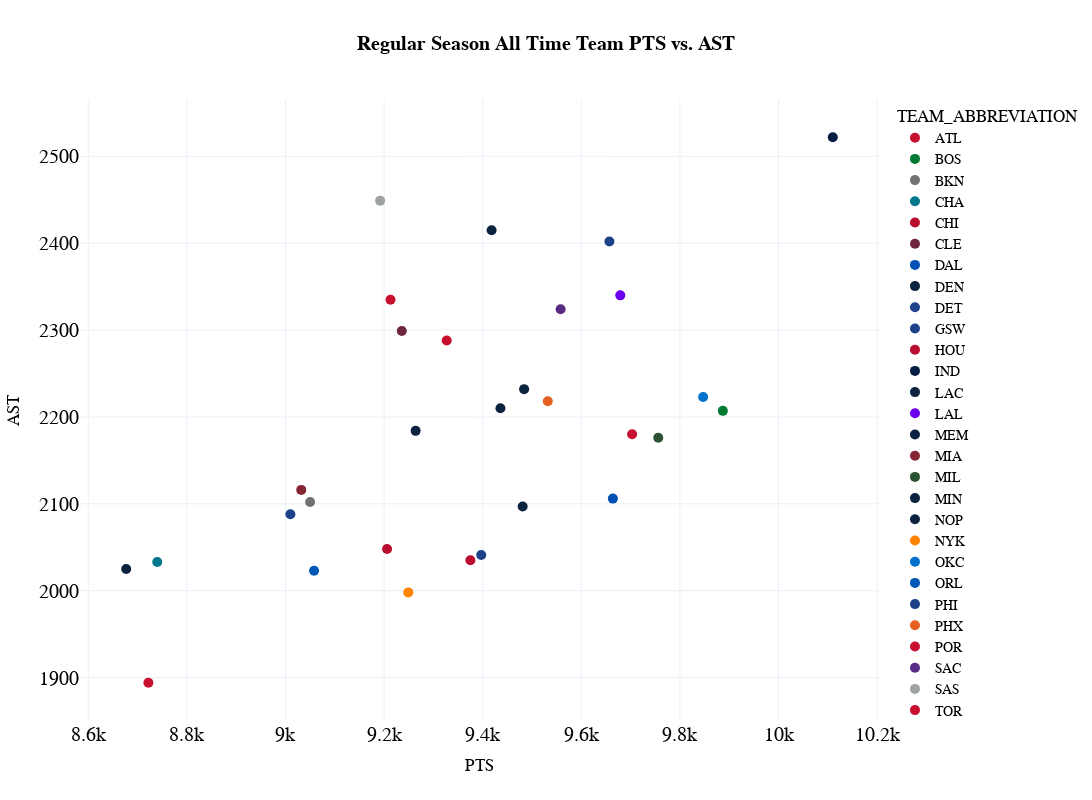

The notebook cell this image was saved under:
### Code cell
cat1="PTS"
cat2="AST"

fig_scatter = px.scatter(
  df_totals, 
  x=cat1, 
  y=cat2,
  color='TEAM_ABBREVIATION',
color_discrete_map=team_color_dict,     
  title="<b>Regular Season All Time Team {} vs. {}</b>".format(cat1,cat2),
  template="plotly_white",
  hover_data=['TEAM_NAME', 'GP', 'MIN', 'FGM', 'FGA', 'FG_PCT', 'FG3M', 'FG3A', 'FG3_PCT', 'FTM', 'FTA', 'OREB',
       'DREB', 'REB', 'AST', 'STL', 'BLK', 'TOV', 'PF', 'PTS', 'PLUS_MINUS'], 
  height=800, 
  width=1200,
  )

fig_scatter.update_layout(
    title_x=0.5,
    hoverlabel=dict(
        bgcolor="white",
        font_size=16,
        font_family="PT Sans Narrow"
    ),
    yaxis = dict(tickfont = dict(size=20)),
    xaxis = dict(tickfont = dict(size=20)),
    font=dict(
        family="PT Sans Narrow",
        size=14,
        color="Black"
    ),
    title_font_family="PT Sans Narrow"
)
fig_scatter.update_traces(marker={'size': 10})

fig_scatter

### Figure 1 — Plotly figure (JSON) as saved in the notebook; plotly's stock layout.template omitted (floating-point values rounded to 4 significant figures)
{"data": [{"customdata": [["Atlanta Hawks", 82, 19855, 3529, 7584, 0.465, 1125, 3092, 0.364, 1520, 1906, 1024, 2639, 3663, 616, 369, 1110, 1522, -179]], "hovertemplate": "TEAM_ABBREVIATION=ATL<br>PTS=%{x}<br>AST=%{y}<br>TEAM_NAME=%{customdata[0]}<br>GP=%{customdata[1]}<br>MIN=%{customdata[2]}<br>FGM=%{customdata[3]}<br>FGA=%{customdata[4]}<br>FG_PCT=%{customdata[5]}<br>FG3M=%{customdata[6]}<br>FG3A=%{customdata[7]}<br>FG3_PCT=%{customdata[8]}<br>FTM=%{customdata[9]}<br>FTA=%{customdata[10]}<br>OREB=%{customdata[11]}<br>DREB=%{customdata[12]}<br>REB=%{customdata[13]}<br>STL=%{customdata[14]}<br>BLK=%{customdata[15]}<br>TOV=%{customdata[16]}<br>PF=%{customdata[17]}<br>PLUS_MINUS=%{customdata[18]}<extra></extra>", "legendgroup": "ATL", "marker": {"color": "#C8102E", "size": 10, "symbol": "circle"}, "mode": "markers", "name": "ATL", "orientation": "v", "showlegend": true, "type": "scatter", "x": [9703], "xaxis": "x", "y": [2180], "yaxis": "y"}, {"customdata": [["Boston Celtics", 82, 19830, 3601, 7396, 0.487, 1351, 3482, 0.388, 1334, 1654, 876, 2923, 3799, 557, 538, 979, 1326, 930]], "hovertemplate": "TEAM_ABBREVIATION=BOS<br>PTS=%{x}<br>AST=%{y}<br>TEAM_NAME=%{customdata[0]}<br>GP=%{customdata[1]}<br>MIN=%{customdata[2]}<br>FGM=%{customdata[3]}<br>FGA=%{customdata[4]}<br>FG_PCT=%{customdata[5]}<br>FG3M=%{customdata[6]}<br>FG3A=%{customdata[7]}<br>FG3_PCT=%{customdata[8]}<br>FTM=%{customdata[9]}<br>FTA=%{customdata[10]}<br>OREB=%{customdata[11]}<br>DREB=%{customdata[12]}<br>REB=%{customdata[13]}<br>STL=%{customdata[14]}<br>BLK=%{customdata[15]}<br>TOV=%{customdata[16]}<br>PF=%{customdata[17]}<br>PLUS_MINUS=%{customdata[18]}<extra></extra>", "legendgroup": "BOS", "marker": {"color": "#007A33", "size": 10, "symbol": "circle"}, "mode": "markers", "name": "BOS", "orientation": "v", "showlegend": true, "type": "scatter", "x": [9887], "xaxis": "x", "y": [2207], "yaxis": "y"}, {"customdata": [["Brooklyn Nets", 82, 19805, 3334, 7307, 0.456, 1089, 3010, 0.362, 1293, 1711, 938, 2675, 3613, 556, 424, 1076, 1516, -237]], "hovertemplate": "TEAM_ABBREVIATION=BKN<br>PTS=%{x}<br>AST=%{y}<br>TEAM_NAME=%{customdata[0]}<br>GP=%{customdata[1]}<br>MIN=%{customdata[2]}<br>FGM=%{customdata[3]}<br>FGA=%{customdata[4]}<br>FG_PCT=%{customdata[5]}<br>FG3M=%{customdata[6]}<br>FG3A=%{customdata[7]}<br>FG3_PCT=%{customdata[8]}<br>FTM=%{customdata[9]}<br>FTA=%{customdata[10]}<br>OREB=%{customdata[11]}<br>DREB=%{customdata[12]}<br>REB=%{customdata[13]}<br>STL=%{customdata[14]}<br>BLK=%{customdata[15]}<br>TOV=%{customdata[16]}<br>PF=%{customdata[17]}<br>PLUS_MINUS=%{customdata[18]}<extra></extra>", "legendgroup": "BKN", "marker": {"color": "#707372", "size": 10, "symbol": "circle"}, "mode": "markers", "name": "BKN", "orientation": "v", "showlegend": true, "type": "scatter", "x": [9050], "xaxis": "x", "y": [2102], "yaxis": "y"}, {"customdata": [["Charlotte Hornets", 82, 19730, 3281, 7133, 0.46, 989, 2788, 0.355, 1189, 1512, 765, 2538, 3303, 562, 371, 1129, 1472, -840]], "hovertemplate": "TEAM_ABBREVIATION=CHA<br>PTS=%{x}<br>AST=%{y}<br>TEAM_NAME=%{customdata[0]}<br>GP=%{customdata[1]}<br>MIN=%{customdata[2]}<br>FGM=%{customdata[3]}<br>FGA=%{customdata[4]}<br>FG_PCT=%{customdata[5]}<br>FG3M=%{customdata[6]}<br>FG3A=%{customdata[7]}<br>FG3_PCT=%{customdata[8]}<br>FTM=%{customdata[9]}<br>FTA=%{customdata[10]}<br>OREB=%{customdata[11]}<br>DREB=%{customdata[12]}<br>REB=%{customdata[13]}<br>STL=%{customdata[14]}<br>BLK=%{customdata[15]}<br>TOV=%{customdata[16]}<br>PF=%{customdata[17]}<br>PLUS_MINUS=%{customdata[18]}<extra></extra>", "legendgroup": "CHA", "marker": {"color": "#00778B", "size": 10, "symbol": "circle"}, "mode": "markers", "name": "CHA", "orientation": "v", "showlegend": true, "type": "scatter", "x": [8740], "xaxis": "x", "y": [2033], "yaxis": "y"}, {"customdata": [["Chicago Bulls", 82, 19980, 3448, 7339, 0.47, 941, 2630, 0.358, 1369, 1731, 916, 2677, 3593, 638, 394, 1004, 1541, -118]], "hovertemplate": "TEAM_ABBREVIATION=CHI<br>PTS=%{x}<br>AST=%{y}<br>TEAM_NAME=%{customdata[0]}<br>GP=%{customdata[1]}<br>MIN=%{customdata[2]}<br>FGM=%{customdata[3]}<br>FGA=%{customdata[4]}<br>FG_PCT=%{customdata[5]}<br>FG3M=%{customdata[6]}<br>FG3A=%{customdata[7]}<br>FG3_PCT=%{customdata[8]}<br>FTM=%{customdata[9]}<br>FTA=%{customdata[10]}<br>OREB=%{customdata[11]}<br>DREB=%{customdata[12]}<br>REB=%{customdata[13]}<br>STL=%{customdata[14]}<br>BLK=%{customdata[15]}<br>TOV=%{customdata[16]}<br>PF=%{customdata[17]}<br>PLUS_MINUS=%{customdata[18]}<extra></extra>", "legendgroup": "CHI", "marker": {"color": "#BA0C2F", "size": 10, "symbol": "circle"}, "mode": "markers", "name": "CHI", "orientation": "v", "showlegend": true, "type": "scatter", "x": [9206], "xaxis": "x", "y": [2048], "yaxis": "y"}, {"customdata": [["Cleveland Cavaliers", 82, 19805, 3425, 7148, 0.479, 1108, 3016, 0.367, 1278, 1671, 807, 2742, 3549, 605, 380, 1112, 1436, 198]], "hovertemplate": "TEAM_ABBREVIATION=CLE<br>PTS=%{x}<br>AST=%{y}<br>TEAM_NAME=%{customdata[0]}<br>GP=%{customdata[1]}<br>MIN=%{customdata[2]}<br>FGM=%{customdata[3]}<br>FGA=%{customdata[4]}<br>FG_PCT=%{customdata[5]}<br>FG3M=%{customdata[6]}<br>FG3A=%{customdata[7]}<br>FG3_PCT=%{customdata[8]}<br>FTM=%{customdata[9]}<br>FTA=%{customdata[10]}<br>OREB=%{customdata[11]}<br>DREB=%{customdata[12]}<br>REB=%{customdata[13]}<br>STL=%{customdata[14]}<br>BLK=%{customdata[15]}<br>TOV=%{customdata[16]}<br>PF=%{customdata[17]}<br>PLUS_MINUS=%{customdata[18]}<extra></extra>", "legendgroup": "CLE", "marker": {"color": "#6F263D", "size": 10, "symbol": "circle"}, "mode": "markers", "name": "CLE", "orientation": "v", "showlegend": true, "type": "scatter", "x": [9236], "xaxis": "x", "y": [2299], "yaxis": "y"}, {"customdata": [["Dallas Mavericks", 82, 19705, 3535, 7352, 0.481, 1197, 3242, 0.369, 1397, 1842, 797, 2724, 3521, 563, 406, 1027, 1500, 181]], "hovertemplate": "TEAM_ABBREVIATION=DAL<br>PTS=%{x}<br>AST=%{y}<br>TEAM_NAME=%{customdata[0]}<br>GP=%{customdata[1]}<br>MIN=%{customdata[2]}<br>FGM=%{customdata[3]}<br>FGA=%{customdata[4]}<br>FG_PCT=%{customdata[5]}<br>FG3M=%{customdata[6]}<br>FG3A=%{customdata[7]}<br>FG3_PCT=%{customdata[8]}<br>FTM=%{customdata[9]}<br>FTA=%{customdata[10]}<br>OREB=%{customdata[11]}<br>DREB=%{customdata[12]}<br>REB=%{customdata[13]}<br>STL=%{customdata[14]}<br>BLK=%{customdata[15]}<br>TOV=%{customdata[16]}<br>PF=%{customdata[17]}<br>PLUS_MINUS=%{customdata[18]}<extra></extra>", "legendgroup": "DAL", "marker": {"color": "#0050B5", "size": 10, "symbol": "circle"}, "mode": "markers", "name": "DAL", "orientation": "v", "showlegend": true, "type": "scatter", "x": [9664], "xaxis": "x", "y": [2106], "yaxis": "y"}, {"customdata": [["Denver Nuggets", 82, 19705, 3610, 7279, 0.496, 958, 2560, 0.374, 1240, 1628, 881, 2763, 3644, 585, 457, 1036, 1489, 431]], "hovertemplate": "TEAM_ABBREVIATION=DEN<br>PTS=%{x}<br>AST=%{y}<br>TEAM_NAME=%{customdata[0]}<br>GP=%{customdata[1]}<br>MIN=%{customdata[2]}<br>FGM=%{customdata[3]}<br>FGA=%{customdata[4]}<br>FG_PCT=%{customdata[5]}<br>FG3M=%{customdata[6]}<br>FG3A=%{customdata[7]}<br>FG3_PCT=%{customdata[8]}<br>FTM=%{customdata[9]}<br>FTA=%{customdata[10]}<br>OREB=%{customdata[11]}<br>DREB=%{customdata[12]}<br>REB=%{customdata[13]}<br>STL=%{customdata[14]}<br>BLK=%{customdata[15]}<br>TOV=%{customdata[16]}<br>PF=%{customdata[17]}<br>PLUS_MINUS=%{customdata[18]}<extra></extra>", "legendgroup": "DEN", "marker": {"color": "#0C2340", "size": 10, "symbol": "circle"}, "mode": "markers", "name": "DEN", "orientation": "v", "showlegend": true, "type": "scatter", "x": [9418], "xaxis": "x", "y": [2415], "yaxis": "y"}, {"customdata": [["Detroit Pistons", 82, 19755, 3353, 7236, 0.463, 906, 2602, 0.348, 1398, 1780, 861, 2692, 3553, 531, 384, 1248, 1688, -747]], "hovertemplate": "TEAM_ABBREVIATION=DET<br>PTS=%{x}<br>AST=%{y}<br>TEAM_NAME=%{customdata[0]}<br>GP=%{customdata[1]}<br>MIN=%{customdata[2]}<br>FGM=%{customdata[3]}<br>FGA=%{customdata[4]}<br>FG_PCT=%{customdata[5]}<br>FG3M=%{customdata[6]}<br>FG3A=%{customdata[7]}<br>FG3_PCT=%{customdata[8]}<br>FTM=%{customdata[9]}<br>FTA=%{customdata[10]}<br>OREB=%{customdata[11]}<br>DREB=%{customdata[12]}<br>REB=%{customdata[13]}<br>STL=%{customdata[14]}<br>BLK=%{customdata[15]}<br>TOV=%{customdata[16]}<br>PF=%{customdata[17]}<br>PLUS_MINUS=%{customdata[18]}<extra></extra>", "legendgroup": "DET", "marker": {"color": "#1D4289", "size": 10, "symbol": "circle"}, "mode": "markers", "name": "DET", "orientation": "v", "showlegend": true, "type": "scatter", "x": [9010], "xaxis": "x", "y": [2088], "yaxis": "y"}, {"customdata": [["Golden State Warriors", 82, 19830, 3582, 7515, 0.477, 1211, 3191, 0.38, 1282, 1644, 996, 2834, 3830, 572, 377, 1174, 1598, 214]], "hovertemplate": "TEAM_ABBREVIATION=GSW<br>PTS=%{x}<br>AST=%{y}<br>TEAM_NAME=%{customdata[0]}<br>GP=%{customdata[1]}<br>MIN=%{customdata[2]}<br>FGM=%{customdata[3]}<br>FGA=%{customdata[4]}<br>FG_PCT=%{customdata[5]}<br>FG3M=%{customdata[6]}<br>FG3A=%{customdata[7]}<br>FG3_PCT=%{customdata[8]}<br>FTM=%{customdata[9]}<br>FTA=%{customdata[10]}<br>OREB=%{customdata[11]}<br>DREB=%{customdata[12]}<br>REB=%{customdata[13]}<br>STL=%{customdata[14]}<br>BLK=%{customdata[15]}<br>TOV=%{customdata[16]}<br>PF=%{customdata[17]}<br>PLUS_MINUS=%{customdata[18]}<extra></extra>", "legendgroup": "GSW", "marker": {"color": "#1D4289", "size": 10, "symbol": "circle"}, "mode": "markers", "name": "GSW", "orientation": "v", "showlegend": true, "type": "scatter", "x": [9657], "xaxis": "x", "y": [2402], "yaxis": "y"}, {"customdata": [["Houston Rockets", 82, 19855, 3425, 7459, 0.459, 1043, 2964, 0.352, 1482, 1916, 940, 2787, 3727, 639, 375, 1045, 1702, 92]], "hovertemplate": "TEAM_ABBREVIATION=HOU<br>PTS=%{x}<br>AST=%{y}<br>TEAM_NAME=%{customdata[0]}<br>GP=%{customdata[1]}<br>MIN=%{customdata[2]}<br>FGM=%{customdata[3]}<br>FGA=%{customdata[4]}<br>FG_PCT=%{customdata[5]}<br>FG3M=%{customdata[6]}<br>FG3A=%{customdata[7]}<br>FG3_PCT=%{customdata[8]}<br>FTM=%{customdata[9]}<br>FTA=%{customdata[10]}<br>OREB=%{customdata[11]}<br>DREB=%{customdata[12]}<br>REB=%{customdata[13]}<br>STL=%{customdata[14]}<br>BLK=%{customdata[15]}<br>TOV=%{customdata[16]}<br>PF=%{customdata[17]}<br>PLUS_MINUS=%{customdata[18]}<extra></extra>", "legendgroup": "HOU", "marker": {"color": "#BA0C2F", "size": 10, "symbol": "circle"}, "mode": "markers", "name": "HOU", "orientation": "v", "showlegend": true, "type": "scatter", "x": [9375], "xaxis": "x", "y": [2035], "yaxis": "y"}, {"customdata": [["Indiana Pacers", 82, 19705, 3855, 7599, 0.507, 1082, 2891, 0.374, 1318, 1685, 827, 2578, 3405, 631, 481, 1059, 1756, 250]], "hovertemplate": "TEAM_ABBREVIATION=IND<br>PTS=%{x}<br>AST=%{y}<br>TEAM_NAME=%{customdata[0]}<br>GP=%{customdata[1]}<br>MIN=%{customdata[2]}<br>FGM=%{customdata[3]}<br>FGA=%{customdata[4]}<br>FG_PCT=%{customdata[5]}<br>FG3M=%{customdata[6]}<br>FG3A=%{customdata[7]}<br>FG3_PCT=%{customdata[8]}<br>FTM=%{customdata[9]}<br>FTA=%{customdata[10]}<br>OREB=%{customdata[11]}<br>DREB=%{customdata[12]}<br>REB=%{customdata[13]}<br>STL=%{customdata[14]}<br>BLK=%{customdata[15]}<br>TOV=%{customdata[16]}<br>PF=%{customdata[17]}<br>PLUS_MINUS=%{customdata[18]}<extra></extra>", "legendgroup": "IND", "marker": {"color": "#041E42", "size": 10, "symbol": "circle"}, "mode": "markers", "name": "IND", "orientation": "v", "showlegend": true, "type": "scatter", "x": [10110], "xaxis": "x", "y": [2522], "yaxis": "y"}, {"customdata": [["LA Clippers", 82, 19705, 3473, 7108, 0.489, 1036, 2719, 0.381, 1499, 1817, 822, 2701, 3523, 640, 413, 1078, 1519, 269]], "hovertemplate": "TEAM_ABBREVIATION=LAC<br>PTS=%{x}<br>AST=%{y}<br>TEAM_NAME=%{customdata[0]}<br>GP=%{customdata[1]}<br>MIN=%{customdata[2]}<br>FGM=%{customdata[3]}<br>FGA=%{customdata[4]}<br>FG_PCT=%{customdata[5]}<br>FG3M=%{customdata[6]}<br>FG3A=%{customdata[7]}<br>FG3_PCT=%{customdata[8]}<br>FTM=%{customdata[9]}<br>FTA=%{customdata[10]}<br>OREB=%{customdata[11]}<br>DREB=%{customdata[12]}<br>REB=%{customdata[13]}<br>STL=%{customdata[14]}<br>BLK=%{customdata[15]}<br>TOV=%{customdata[16]}<br>PF=%{customdata[17]}<br>PLUS_MINUS=%{customdata[18]}<extra></extra>", "legendgroup": "LAC", "marker": {"color": "#0C2340", "size": 10, "symbol": "circle"}, "mode": "markers", "name": "LAC", "orientation": "v", "showlegend": true, "type": "scatter", "x": [9481], "xaxis": "x", "y": [2097], "yaxis": "y"}, {"customdata": [["Los Angeles Lakers", 82, 19855, 3580, 7177, 0.499, 969, 2572, 0.377, 1550, 1983, 676, 2859, 3535, 605, 453, 1146, 1283, 49]], "hovertemplate": "TEAM_ABBREVIATION=LAL<br>PTS=%{x}<br>AST=%{y}<br>TEAM_NAME=%{customdata[0]}<br>GP=%{customdata[1]}<br>MIN=%{customdata[2]}<br>FGM=%{customdata[3]}<br>FGA=%{customdata[4]}<br>FG_PCT=%{customdata[5]}<br>FG3M=%{customdata[6]}<br>FG3A=%{customdata[7]}<br>FG3_PCT=%{customdata[8]}<br>FTM=%{customdata[9]}<br>FTA=%{customdata[10]}<br>OREB=%{customdata[11]}<br>DREB=%{customdata[12]}<br>REB=%{customdata[13]}<br>STL=%{customdata[14]}<br>BLK=%{customdata[15]}<br>TOV=%{customdata[16]}<br>PF=%{customdata[17]}<br>PLUS_MINUS=%{customdata[18]}<extra></extra>", "legendgroup": "LAL", "marker": {"color": "#6a00ed", "size": 10, "symbol": "circle"}, "mode": "markers", "name": "LAL", "orientation": "v", "showlegend": true, "type": "scatter", "x": [9679], "xaxis": "x", "y": [2340], "yaxis": "y"}, {"customdata": [["Memphis Grizzlies", 82, 19780, 3145, 7230, 0.435, 1071, 3097, 0.346, 1316, 1722, 896, 2598, 3494, 673, 501, 1236, 1563, -574]], "hovertemplate": "TEAM_ABBREVIATION=MEM<br>PTS=%{x}<br>AST=%{y}<br>TEAM_NAME=%{customdata[0]}<br>GP=%{customdata[1]}<br>MIN=%{customdata[2]}<br>FGM=%{customdata[3]}<br>FGA=%{customdata[4]}<br>FG_PCT=%{customdata[5]}<br>FG3M=%{customdata[6]}<br>FG3A=%{customdata[7]}<br>FG3_PCT=%{customdata[8]}<br>FTM=%{customdata[9]}<br>FTA=%{customdata[10]}<br>OREB=%{customdata[11]}<br>DREB=%{customdata[12]}<br>REB=%{customdata[13]}<br>STL=%{customdata[14]}<br>BLK=%{customdata[15]}<br>TOV=%{customdata[16]}<br>PF=%{customdata[17]}<br>PLUS_MINUS=%{customdata[18]}<extra></extra>", "legendgroup": "MEM", "marker": {"color": "#0C2340", "size": 10, "symbol": "circle"}, "mode": "markers", "name": "MEM", "orientation": "v", "showlegend": true, "type": "scatter", "x": [8677], "xaxis": "x", "y": [2025], "yaxis": "y"}, {"customdata": [["Miami Heat", 82, 19755, 3266, 7022, 0.465, 1022, 2765, 0.37, 1478, 1806, 766, 2702, 3468, 617, 280, 1038, 1415, 144]], "hovertemplate": "TEAM_ABBREVIATION=MIA<br>PTS=%{x}<br>AST=%{y}<br>TEAM_NAME=%{customdata[0]}<br>GP=%{customdata[1]}<br>MIN=%{customdata[2]}<br>FGM=%{customdata[3]}<br>FGA=%{customdata[4]}<br>FG_PCT=%{customdata[5]}<br>FG3M=%{customdata[6]}<br>FG3A=%{customdata[7]}<br>FG3_PCT=%{customdata[8]}<br>FTM=%{customdata[9]}<br>FTA=%{customdata[10]}<br>OREB=%{customdata[11]}<br>DREB=%{customdata[12]}<br>REB=%{customdata[13]}<br>STL=%{customdata[14]}<br>BLK=%{customdata[15]}<br>TOV=%{customdata[16]}<br>PF=%{customdata[17]}<br>PLUS_MINUS=%{customdata[18]}<extra></extra>", "legendgroup": "MIA", "marker": {"color": "#862633", "size": 10, "symbol": "circle"}, "mode": "markers", "name": "MIA", "orientation": "v", "showlegend": true, "type": "scatter", "x": [9032], "xaxis": "x", "y": [2116], "yaxis": "y"}, {"customdata": [["Milwaukee Bucks", 82, 19805, 3538, 7258, 0.487, 1163, 3122, 0.373, 1517, 1960, 772, 2850, 3622, 558, 413, 1059, 1574, 215]], "hovertemplate": "TEAM_ABBREVIATION=MIL<br>PTS=%{x}<br>AST=%{y}<br>TEAM_NAME=%{customdata[0]}<br>GP=%{customdata[1]}<br>MIN=%{customdata[2]}<br>FGM=%{customdata[3]}<br>FGA=%{customdata[4]}<br>FG_PCT=%{customdata[5]}<br>FG3M=%{customdata[6]}<br>FG3A=%{customdata[7]}<br>FG3_PCT=%{customdata[8]}<br>FTM=%{customdata[9]}<br>FTA=%{customdata[10]}<br>OREB=%{customdata[11]}<br>DREB=%{customdata[12]}<br>REB=%{customdata[13]}<br>STL=%{customdata[14]}<br>BLK=%{customdata[15]}<br>TOV=%{customdata[16]}<br>PF=%{customdata[17]}<br>PLUS_MINUS=%{customdata[18]}<extra></extra>", "legendgroup": "MIL", "marker": {"color": "#2C5234", "size": 10, "symbol": "circle"}, "mode": "markers", "name": "MIL", "orientation": "v", "showlegend": true, "type": "scatter", "x": [9756], "xaxis": "x", "y": [2176], "yaxis": "y"}, {"customdata": [["Minnesota Timberwolves", 82, 19805, 3383, 6973, 0.485, 1037, 2681, 0.387, 1461, 1881, 769, 2807, 3576, 647, 496, 1162, 1544, 529]], "hovertemplate": "TEAM_ABBREVIATION=MIN<br>PTS=%{x}<br>AST=%{y}<br>TEAM_NAME=%{customdata[0]}<br>GP=%{customdata[1]}<br>MIN=%{customdata[2]}<br>FGM=%{customdata[3]}<br>FGA=%{customdata[4]}<br>FG_PCT=%{customdata[5]}<br>FG3M=%{customdata[6]}<br>FG3A=%{customdata[7]}<br>FG3_PCT=%{customdata[8]}<br>FTM=%{customdata[9]}<br>FTA=%{customdata[10]}<br>OREB=%{customdata[11]}<br>DREB=%{customdata[12]}<br>REB=%{customdata[13]}<br>STL=%{customdata[14]}<br>BLK=%{customdata[15]}<br>TOV=%{customdata[16]}<br>PF=%{customdata[17]}<br>PLUS_MINUS=%{customdata[18]}<extra></extra>", "legendgroup": "MIN", "marker": {"color": "#0C2340", "size": 10, "symbol": "circle"}, "mode": "markers", "name": "MIN", "orientation": "v", "showlegend": true, "type": "scatter", "x": [9264], "xaxis": "x", "y": [2184], "yaxis": "y"}, {"customdata": [["New Orleans Pelicans", 82, 19705, 3484, 7165, 0.486, 1023, 2673, 0.383, 1445, 1873, 852, 2753, 3605, 684, 378, 1067, 1508, 362]], "hovertemplate": "TEAM_ABBREVIATION=NOP<br>PTS=%{x}<br>AST=%{y}<br>TEAM_NAME=%{customdata[0]}<br>GP=%{customdata[1]}<br>MIN=%{customdata[2]}<br>FGM=%{customdata[3]}<br>FGA=%{customdata[4]}<br>FG_PCT=%{customdata[5]}<br>FG3M=%{customdata[6]}<br>FG3A=%{customdata[7]}<br>FG3_PCT=%{customdata[8]}<br>FTM=%{customdata[9]}<br>FTA=%{customdata[10]}<br>OREB=%{customdata[11]}<br>DREB=%{customdata[12]}<br>REB=%{customdata[13]}<br>STL=%{customdata[14]}<br>BLK=%{customdata[15]}<br>TOV=%{customdata[16]}<br>PF=%{customdata[17]}<br>PLUS_MINUS=%{customdata[18]}<extra></extra>", "legendgroup": "NOP", "marker": {"color": "#0C2340", "size": 10, "symbol": "circle"}, "mode": "markers", "name": "NOP", "orientation": "v", "showlegend": true, "type": "scatter", "x": [9436], "xaxis": "x", "y": [2210], "yaxis": "y"}, {"customdata": [["New York Knicks", 82, 19730, 3385, 7272, 0.465, 1083, 2936, 0.369, 1396, 1789, 1039, 2665, 3704, 612, 336, 1085, 1447, 376]], "hovertemplate": "TEAM_ABBREVIATION=NYK<br>PTS=%{x}<br>AST=%{y}<br>TEAM_NAME=%{customdata[0]}<br>GP=%{customdata[1]}<br>MIN=%{customdata[2]}<br>FGM=%{customdata[3]}<br>FGA=%{customdata[4]}<br>FG_PCT=%{customdata[5]}<br>FG3M=%{customdata[6]}<br>FG3A=%{customdata[7]}<br>FG3_PCT=%{customdata[8]}<br>FTM=%{customdata[9]}<br>FTA=%{customdata[10]}<br>OREB=%{customdata[11]}<br>DREB=%{customdata[12]}<br>REB=%{customdata[13]}<br>STL=%{customdata[14]}<br>BLK=%{customdata[15]}<br>TOV=%{customdata[16]}<br>PF=%{customdata[17]}<br>PLUS_MINUS=%{customdata[18]}<extra></extra>", "legendgroup": "NYK", "marker": {"color": "#FF8200", "size": 10, "symbol": "circle"}, "mode": "markers", "name": "NYK", "orientation": "v", "showlegend": true, "type": "scatter", "x": [9249], "xaxis": "x", "y": [1998], "yaxis": "y"}, {"customdata": [["Oklahoma City Thunder", 82, 19805, 3653, 7324, 0.499, 1090, 2805, 0.389, 1451, 1759, 722, 2725, 3447, 694, 538, 1039, 1545, 608]], "hovertemplate": "TEAM_ABBREVIATION=OKC<br>PTS=%{x}<br>AST=%{y}<br>TEAM_NAME=%{customdata[0]}<br>GP=%{customdata[1]}<br>MIN=%{customdata[2]}<br>FGM=%{customdata[3]}<br>FGA=%{customdata[4]}<br>FG_PCT=%{customdata[5]}<br>FG3M=%{customdata[6]}<br>FG3A=%{customdata[7]}<br>FG3_PCT=%{customdata[8]}<br>FTM=%{customdata[9]}<br>FTA=%{customdata[10]}<br>OREB=%{customdata[11]}<br>DREB=%{customdata[12]}<br>REB=%{customdata[13]}<br>STL=%{customdata[14]}<br>BLK=%{customdata[15]}<br>TOV=%{customdata[16]}<br>PF=%{customdata[17]}<br>PLUS_MINUS=%{customdata[18]}<extra></extra>", "legendgroup": "OKC", "marker": {"color": "#0072CE", "size": 10, "symbol": "circle"}, "mode": "markers", "name": "OKC", "orientation": "v", "showlegend": true, "type": "scatter", "x": [9847], "xaxis": "x", "y": [2223], "yaxis": "y"}, {"customdata": [["Orlando Magic", 82, 19780, 3318, 6964, 0.476, 903, 2568, 0.352, 1519, 2002, 861, 2608, 3469, 669, 423, 1206, 1618, 166]], "hovertemplate": "TEAM_ABBREVIATION=ORL<br>PTS=%{x}<br>AST=%{y}<br>TEAM_NAME=%{customdata[0]}<br>GP=%{customdata[1]}<br>MIN=%{customdata[2]}<br>FGM=%{customdata[3]}<br>FGA=%{customdata[4]}<br>FG_PCT=%{customdata[5]}<br>FG3M=%{customdata[6]}<br>FG3A=%{customdata[7]}<br>FG3_PCT=%{customdata[8]}<br>FTM=%{customdata[9]}<br>FTA=%{customdata[10]}<br>OREB=%{customdata[11]}<br>DREB=%{customdata[12]}<br>REB=%{customdata[13]}<br>STL=%{customdata[14]}<br>BLK=%{customdata[15]}<br>TOV=%{customdata[16]}<br>PF=%{customdata[17]}<br>PLUS_MINUS=%{customdata[18]}<extra></extra>", "legendgroup": "ORL", "marker": {"color": "#0057B7", "size": 10, "symbol": "circle"}, "mode": "markers", "name": "ORL", "orientation": "v", "showlegend": true, "type": "scatter", "x": [9058], "xaxis": "x", "y": [2023], "yaxis": "y"}, {"customdata": [["Philadelphia 76ers", 82, 19780, 3404, 7331, 0.464, 992, 2733, 0.363, 1597, 1934, 906, 2616, 3522, 694, 492, 984, 1668, 250]], "hovertemplate": "TEAM_ABBREVIATION=PHI<br>PTS=%{x}<br>AST=%{y}<br>TEAM_NAME=%{customdata[0]}<br>GP=%{customdata[1]}<br>MIN=%{customdata[2]}<br>FGM=%{customdata[3]}<br>FGA=%{customdata[4]}<br>FG_PCT=%{customdata[5]}<br>FG3M=%{customdata[6]}<br>FG3A=%{customdata[7]}<br>FG3_PCT=%{customdata[8]}<br>FTM=%{customdata[9]}<br>FTA=%{customdata[10]}<br>OREB=%{customdata[11]}<br>DREB=%{customdata[12]}<br>REB=%{customdata[13]}<br>STL=%{customdata[14]}<br>BLK=%{customdata[15]}<br>TOV=%{customdata[16]}<br>PF=%{customdata[17]}<br>PLUS_MINUS=%{customdata[18]}<extra></extra>", "legendgroup": "PHI", "marker": {"color": "#1D4289", "size": 10, "symbol": "circle"}, "mode": "markers", "name": "PHI", "orientation": "v", "showlegend": true, "type": "scatter", "x": [9397], "xaxis": "x", "y": [2041], "yaxis": "y"}, {"customdata": [["Phoenix Suns", 82, 19780, 3482, 7063, 0.493, 1020, 2671, 0.382, 1548, 1915, 831, 2783, 3614, 610, 492, 1221, 1475, 251]], "hovertemplate": "TEAM_ABBREVIATION=PHX<br>PTS=%{x}<br>AST=%{y}<br>TEAM_NAME=%{customdata[0]}<br>GP=%{customdata[1]}<br>MIN=%{customdata[2]}<br>FGM=%{customdata[3]}<br>FGA=%{customdata[4]}<br>FG_PCT=%{customdata[5]}<br>FG3M=%{customdata[6]}<br>FG3A=%{customdata[7]}<br>FG3_PCT=%{customdata[8]}<br>FTM=%{customdata[9]}<br>FTA=%{customdata[10]}<br>OREB=%{customdata[11]}<br>DREB=%{customdata[12]}<br>REB=%{customdata[13]}<br>STL=%{customdata[14]}<br>BLK=%{customdata[15]}<br>TOV=%{customdata[16]}<br>PF=%{customdata[17]}<br>PLUS_MINUS=%{customdata[18]}<extra></extra>", "legendgroup": "PHX", "marker": {"color": "#e56020", "size": 10, "symbol": "circle"}, "mode": "markers", "name": "PHX", "orientation": "v", "showlegend": true, "type": "scatter", "x": [9532], "xaxis": "x", "y": [2218], "yaxis": "y"}, {"customdata": [["Portland Trail Blazers", 82, 19880, 3227, 7356, 0.439, 939, 2723, 0.345, 1329, 1680, 1036, 2469, 3505, 627, 354, 1249, 1654, -740]], "hovertemplate": "TEAM_ABBREVIATION=POR<br>PTS=%{x}<br>AST=%{y}<br>TEAM_NAME=%{customdata[0]}<br>GP=%{customdata[1]}<br>MIN=%{customdata[2]}<br>FGM=%{customdata[3]}<br>FGA=%{customdata[4]}<br>FG_PCT=%{customdata[5]}<br>FG3M=%{customdata[6]}<br>FG3A=%{customdata[7]}<br>FG3_PCT=%{customdata[8]}<br>FTM=%{customdata[9]}<br>FTA=%{customdata[10]}<br>OREB=%{customdata[11]}<br>DREB=%{customdata[12]}<br>REB=%{customdata[13]}<br>STL=%{customdata[14]}<br>BLK=%{customdata[15]}<br>TOV=%{customdata[16]}<br>PF=%{customdata[17]}<br>PLUS_MINUS=%{customdata[18]}<extra></extra>", "legendgroup": "POR", "marker": {"color": "#C8102E", "size": 10, "symbol": "circle"}, "mode": "markers", "name": "POR", "orientation": "v", "showlegend": true, "type": "scatter", "x": [8722], "xaxis": "x", "y": [1894], "yaxis": "y"}, {"customdata": [["Sacramento Kings", 82, 19855, 3553, 7455, 0.477, 1178, 3219, 0.366, 1274, 1710, 888, 2719, 3607, 626, 342, 1078, 1632, 143]], "hovertemplate": "TEAM_ABBREVIATION=SAC<br>PTS=%{x}<br>AST=%{y}<br>TEAM_NAME=%{customdata[0]}<br>GP=%{customdata[1]}<br>MIN=%{customdata[2]}<br>FGM=%{customdata[3]}<br>FGA=%{customdata[4]}<br>FG_PCT=%{customdata[5]}<br>FG3M=%{customdata[6]}<br>FG3A=%{customdata[7]}<br>FG3_PCT=%{customdata[8]}<br>FTM=%{customdata[9]}<br>FTA=%{customdata[10]}<br>OREB=%{customdata[11]}<br>DREB=%{customdata[12]}<br>REB=%{customdata[13]}<br>STL=%{customdata[14]}<br>BLK=%{customdata[15]}<br>TOV=%{customdata[16]}<br>PF=%{customdata[17]}<br>PLUS_MINUS=%{customdata[18]}<extra></extra>", "legendgroup": "SAC", "marker": {"color": "#582C83", "size": 10, "symbol": "circle"}, "mode": "markers", "name": "SAC", "orientation": "v", "showlegend": true, "type": "scatter", "x": [9558], "xaxis": "x", "y": [2324], "yaxis": "y"}, {"customdata": [["San Antonio Spurs", 82, 19830, 3438, 7436, 0.462, 1036, 2984, 0.347, 1280, 1637, 849, 2778, 3627, 584, 520, 1242, 1414, -532]], "hovertemplate": "TEAM_ABBREVIATION=SAS<br>PTS=%{x}<br>AST=%{y}<br>TEAM_NAME=%{customdata[0]}<br>GP=%{customdata[1]}<br>MIN=%{customdata[2]}<br>FGM=%{customdata[3]}<br>FGA=%{customdata[4]}<br>FG_PCT=%{customdata[5]}<br>FG3M=%{customdata[6]}<br>FG3A=%{customdata[7]}<br>FG3_PCT=%{customdata[8]}<br>FTM=%{customdata[9]}<br>FTA=%{customdata[10]}<br>OREB=%{customdata[11]}<br>DREB=%{customdata[12]}<br>REB=%{customdata[13]}<br>STL=%{customdata[14]}<br>BLK=%{customdata[15]}<br>TOV=%{customdata[16]}<br>PF=%{customdata[17]}<br>PLUS_MINUS=%{customdata[18]}<extra></extra>", "legendgroup": "SAS", "marker": {"color": "#9EA2A2", "size": 10, "symbol": "circle"}, "mode": "markers", "name": "SAS", "orientation": "v", "showlegend": true, "type": "scatter", "x": [9192], "xaxis": "x", "y": [2449], "yaxis": "y"}, {"customdata": [["Toronto Raptors", 82, 19805, 3466, 7357, 0.471, 942, 2712, 0.347, 1339, 1772, 891, 2607, 3498, 634, 388, 1147, 1509, -528]], "hovertemplate": "TEAM_ABBREVIATION=TOR<br>PTS=%{x}<br>AST=%{y}<br>TEAM_NAME=%{customdata[0]}<br>GP=%{customdata[1]}<br>MIN=%{customdata[2]}<br>FGM=%{customdata[3]}<br>FGA=%{customdata[4]}<br>FG_PCT=%{customdata[5]}<br>FG3M=%{customdata[6]}<br>FG3A=%{customdata[7]}<br>FG3_PCT=%{customdata[8]}<br>FTM=%{customdata[9]}<br>FTA=%{customdata[10]}<br>OREB=%{customdata[11]}<br>DREB=%{customdata[12]}<br>REB=%{customdata[13]}<br>STL=%{customdata[14]}<br>BLK=%{customdata[15]}<br>TOV=%{customdata[16]}<br>PF=%{customdata[17]}<br>PLUS_MINUS=%{customdata[18]}<extra></extra>", "legendgroup": "TOR", "marker": {"color": "#C8102E", "size": 10, "symbol": "circle"}, "mode": "markers", "name": "TOR", "orientation": "v", "showlegend": true, "type": "scatter", "x": [9213], "xaxis": "x", "y": [2335], "yaxis": "y"}, {"customdata": [["Utah Jazz", 82, 19805, 3443, 7371, 0.467, 1060, 2993, 0.354, 1538, 1853, 1002, 2725, 3727, 537, 458, 1285, 1523, -401]], "hovertemplate": "TEAM_ABBREVIATION=UTA<br>PTS=%{x}<br>AST=%{y}<br>TEAM_NAME=%{customdata[0]}<br>GP=%{customdata[1]}<br>MIN=%{customdata[2]}<br>FGM=%{customdata[3]}<br>FGA=%{customdata[4]}<br>FG_PCT=%{customdata[5]}<br>FG3M=%{customdata[6]}<br>FG3A=%{customdata[7]}<br>FG3_PCT=%{customdata[8]}<br>FTM=%{customdata[9]}<br>FTA=%{customdata[10]}<br>OREB=%{customdata[11]}<br>DREB=%{customdata[12]}<br>REB=%{customdata[13]}<br>STL=%{customdata[14]}<br>BLK=%{customdata[15]}<br>TOV=%{customdata[16]}<br>PF=%{customdata[17]}<br>PLUS_MINUS=%{customdata[18]}<extra></extra>", "legendgroup": "UTA", "marker": {"color": "#0C2340", "size": 10, "symbol": "circle"}, "mode": "markers", "name": "UTA", "orientation": "v", "showlegend": true, "type": "scatter", "x": [9484], "xaxis": "x", "y": [2232], "yaxis": "y"}, {"customdata": [["Washington Wizards", 82, 19730, 3523, 7493, 0.47, 1015, 2915, 0.348, 1266, 1657, 755, 2613, 3368, 623, 415, 1147, 1637, -762]], "hovertemplate": "TEAM_ABBREVIATION=WAS<br>PTS=%{x}<br>AST=%{y}<br>TEAM_NAME=%{customdata[0]}<br>GP=%{customdata[1]}<br>MIN=%{customdata[2]}<br>FGM=%{customdata[3]}<br>FGA=%{customdata[4]}<br>FG_PCT=%{customdata[5]}<br>FG3M=%{customdata[6]}<br>FG3A=%{customdata[7]}<br>FG3_PCT=%{customdata[8]}<br>FTM=%{customdata[9]}<br>FTA=%{customdata[10]}<br>OREB=%{customdata[11]}<br>DREB=%{customdata[12]}<br>REB=%{customdata[13]}<br>STL=%{customdata[14]}<br>BLK=%{customdata[15]}<br>TOV=%{customdata[16]}<br>PF=%{customdata[17]}<br>PLUS_MINUS=%{customdata[18]}<extra></extra>", "legendgroup": "WAS", "marker": {"color": "#C8102E", "size": 10, "symbol": "circle"}, "mode": "markers", "name": "WAS", "orientation": "v", "showlegend": true, "type": "scatter", "x": [9327], "xaxis": "x", "y": [2288], "yaxis": "y"}], "layout": {"font": {"color": "Black", "family": "PT Sans Narrow", "size": 14}, "height": 800, "hoverlabel": {"bgcolor": "white", "font": {"family": "PT Sans Narrow", "size": 16}}, "legend": {"title": {"text": "TEAM_ABBREVIATION"}, "tracegroupgap": 0}, "title": {"font": {"family": "PT Sans Narrow"}, "text": "<b>Regular Season All Time Team PTS vs. AST</b>", "x": 0.5}, "width": 1200, "xaxis": {"anchor": "y", "domain": [0, 1], "tickfont": {"size": 20}, "title": {"text": "PTS"}}, "yaxis": {"anchor": "x", "domain": [0, 1], "tickfont": {"size": 20}, "title": {"text": "AST"}}}}
